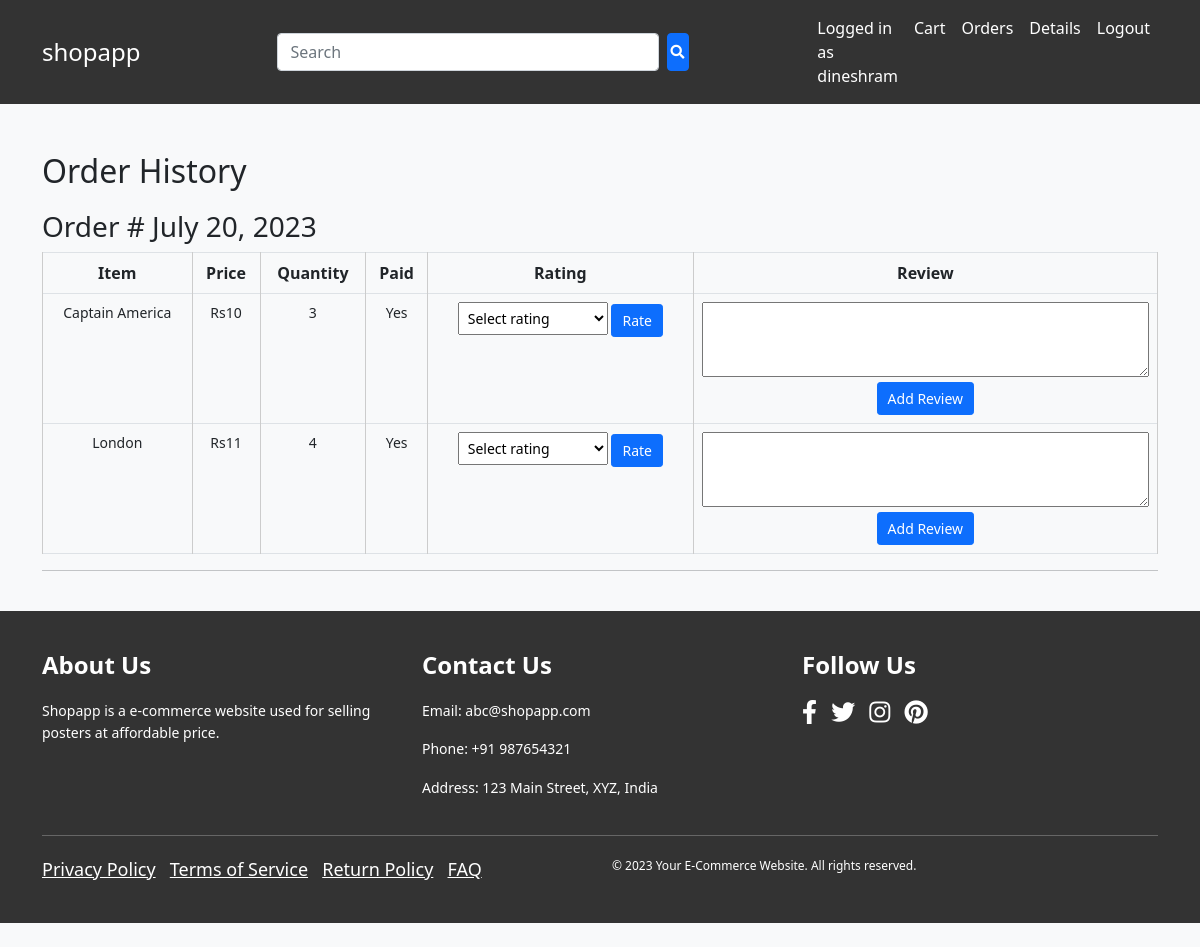
The app's page /order/ (signed in), older data.
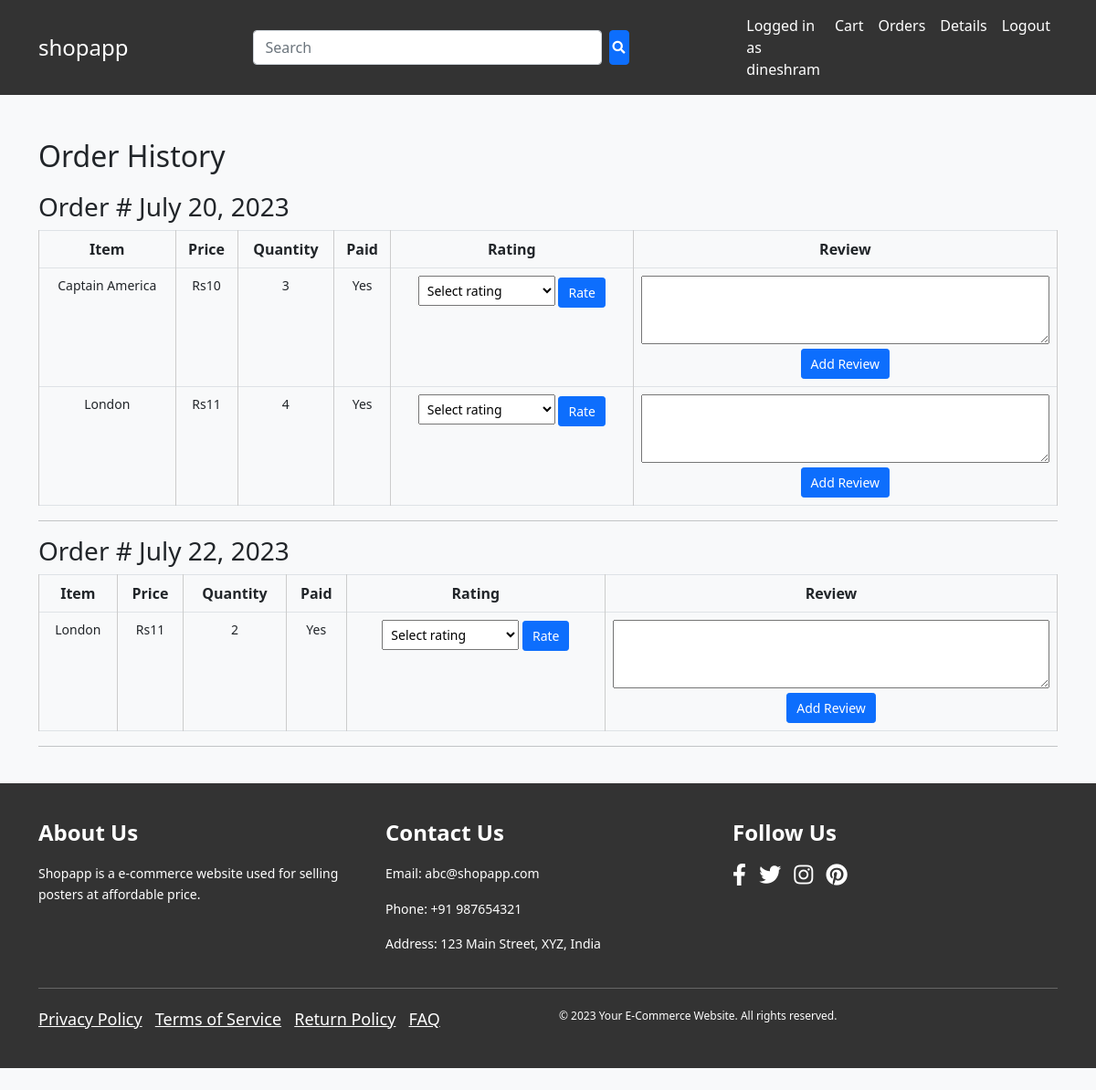
The same page, newer data.
### shopping/models.py (models this page shows, shortened)
class Base(models.Model):
    unique_id = models.UUIDField(default=uuid.uuid4, editable=False, primary_key=True)
    create_date = models.DateField(auto_now_add= True)
    update_date = models.DateField(auto_now_add= True)
    class Meta:
        abstract = True

class cart(Base):
    user = models.ForeignKey(User, null = True, on_delete= models.SET_NULL, related_name='cart')
    is_paid = models.BooleanField(default = False)
    instamojo_id = models.CharField(max_length=1000, null= True)

class cart_item(Base):
    cart = models.ForeignKey(cart, on_delete = models.CASCADE, related_name = 'cart_items')
    item = models.ForeignKey(item, on_delete= models.CASCADE)
    quantity = models.IntegerField(default=0)

class item(Base):
    type = models.ForeignKey(item_category, on_delete= models.CASCADE, related_name= 'category')
    item_name = models.CharField(max_length= 1000, unique=  True)
    price = models.IntegerField(default= 0)
    image = models.ImageField(upload_to='item')
    ratings = models.OneToOneField('rating', on_delete=models.SET_NULL, null=True, blank=True)

### shopping/views.py (the view)
# urls.py: path("order/", views.orde, name = "order"),
@login_required
def orde(request):
    cart_obj= cart.objects.filter(is_paid = True, user = request.user)
    context = {
        'orders': cart_obj,
    }
    return render(request, 'order.html', context)

### template/order.html (shortened to what this page needs)
{% extends 'base.html' %}
{% block content %}
  <h2>Order History</h2>
  {% if orders %}
  {% for order in orders %}
      <h3>Order # {{order.create_date}}</h3>
      <table class="table table-bordered">
        <thead>
          <tr>
            <th>Item</th>
            <th>Price</th>
            <th>Quantity</th>
            <th>Paid</th>
            <th>Rating</th>
            <th>Review</th>
          </tr>
        </thead>
        <tbody>
          {% for order_item in order.cart_items.all %}
            <tr>
              <td>{{ order_item.item.item_name }}</td>
              <td>Rs{{ order_item.item.price }}</td>
              <td>{{ order_item.quantity }}</td>
              <td>Yes</td>
              <td>
                <form method="post" action="{% url 'rate_item' order_item.item.unique_id %}">
                  <select name="rate">
                    <option value="" selected disabled>Select rating</option>
                  </select>
                  <button type="submit" class="btn btn-primary btn-sm">Rate</button>
                </form>
              </td>
              <td>
                <form method="post" action="{% url 'add_review_item' order_item.item.unique_id %}">
                  <textarea name="comment" cols="30" rows="3"></textarea>
                  <button type="submit" class="btn btn-primary btn-sm">Add Review</button>
                </form>
              </td>
            </tr>
          {% endfor %}
        </tbody>
      </table>
      <hr>
    {% endfor %}
  {% else %}
    <p>No order history available.</p>
  {% endif %}
{% endblock %}

Row changes from the older to the newer data that the page shows:
now on this page (row edited): cart: create_date "July 22, 2023"
added cart_item: item.item_name "London", item.price "11", quantity "2", shown under "July 22, 2023"
